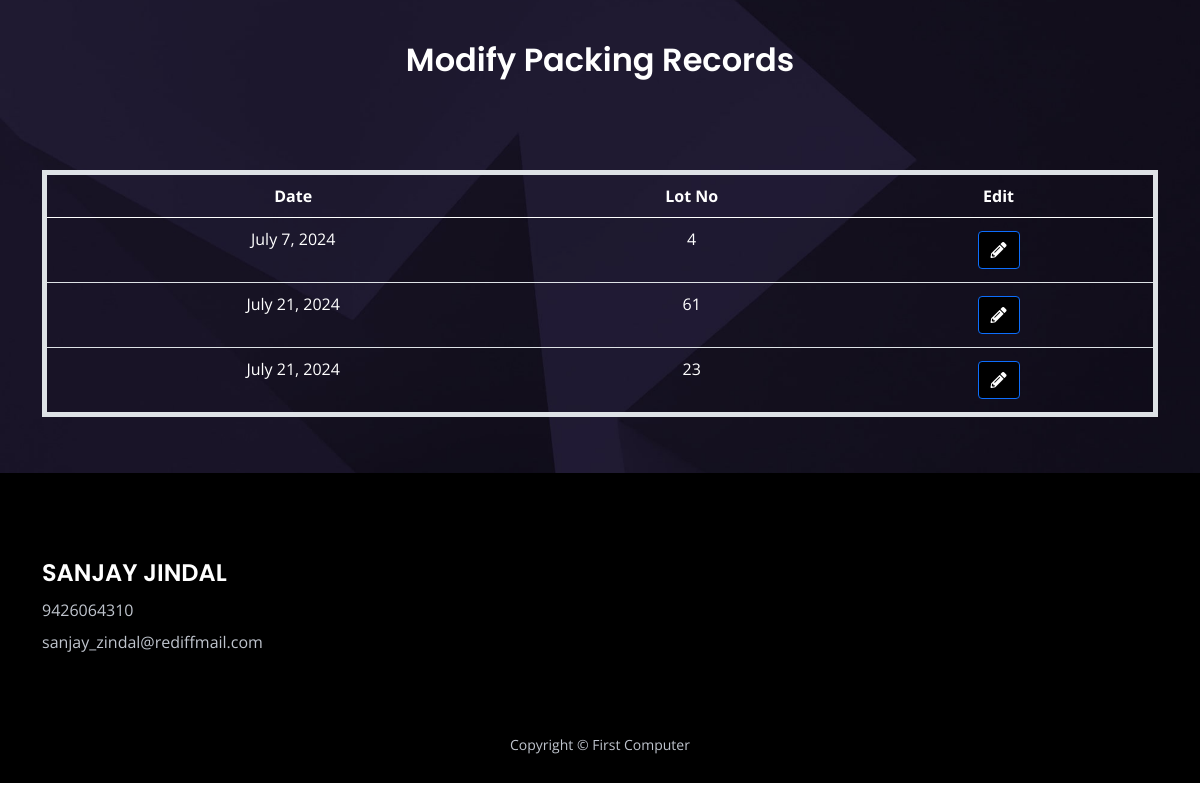
Screenshot of /modify_packing/ (signed in) with the database file from the repository.
### app/models.py (models this page shows, shortened)
class Packing(models.Model):
    user = models.ForeignKey(User, on_delete=models.CASCADE, null=True, default=None)
    date_packing = models.DateField(max_length=20, blank=True, null=True)
    lot_no = models.CharField(max_length=100)
    quality = models.ForeignKey('Quality', on_delete=models.CASCADE)
    point = models.ForeignKey('Point', on_delete=models.CASCADE)
    brand = models.ForeignKey('Brand', on_delete=models.CASCADE)
    lot_kgs = models.FloatField()
    total_weight = models.DecimalField(max_digits=10, decimal_places=2, default=0.00)

### app/modify.py (the view)
# urls.py: path('modify_packing/', modify.modify_packing, name='modify_packing'),
def modify_packing(request):
    if request.user.is_authenticated:
        user = request.user
        packings = Packing.objects.filter(user=user).order_by('date_packing')
        return render(request, 'modify/modify_packing.html', {'packings': packings})

### app/templates/modify/modify_packing.html (shortened to what this page needs)
{% load static %}
<!DOCTYPE html>
<html lang="en">
<head>
    <link href="{% static 'css/bootstrap.min.css' %}" rel="stylesheet">
    <link href="{% static 'css/fontawesome-all.min.css' %}" rel="stylesheet">
    <link href="{% static 'css/swiper.css' %}" rel="stylesheet">
    <link href="{% static 'css/styles.css' %}" rel="stylesheet">
</head>
<body>
    <div id="contact" class="form-1">
        <div class="container">
            <h2 class="h2-heading">Modify Packing Records</h2><br><br>
            <div class="table-responsive">
                <table class="table table-striped">
                    <thead>
                        <tr>
                            <th>Date</th>
                            <th>Lot No</th>
                            <th>Edit</th>
                        </tr>
                    </thead>
                    <tbody>
                        {% for packing in packings %}
                        <tr>
                            <td>{{ packing.date_packing }}</td>
                            <td>{{ packing.lot_no }}</td>
                            <td>
                                <a href="{% url 'edit_packing' packing.id %}" class="btn btn-primary">
                                    <i class="fas fa-pencil-alt"></i>
                                </a>
                            </td>
                        </tr>
                        {% endfor %}
                    </tbody>
                </table>
            </div>
        </div>
    </div>
    <div class="footer">
        <div class="container">
            <div class="row">
                <div class="col-lg-12">
                    <div class="footer-col second">
                        <h4 style="color:white"><br><br>SANJAY JINDAL</h4>
                        <ul class="list-unstyled li-space-lg p-big">
                            <li>9426064310</li>
                            <li>sanjay_zindal@rediffmail.com</li>
                        </ul>
                    </div>
                </div>
            </div>
        </div>
    </div>
    <div class="copyright">
        <div class="container">
            <div class="row">
                <div class="col-lg-12">
                    <p class="p-small">Copyright © First Computer</p>
                </div>
            </div>
        </div>
    </div>
</body>
</html>

### app/static/css/styles.css (style rules this page uses)
body, html { width: 100%; height: 100%; }
body, p { color: #53575a; font: 400 1rem/1.625rem "Open Sans", sans-serif; }
h2 { color: #2b2b4f; font-weight: 600; font-size: 2rem; line-height: 2.5rem; font-family: "Poppins" }
h4 { color: #2b2b4f; font-weight: 600; font-size: 1.5rem; line-height: 2rem; font-family: "Poppins" }
.p-small { font-size: 0.875rem; line-height: 1.5rem; }
.li-space-lg li { margin-bottom: 0.5rem; }
a { color: #53575a; text-decoration: underline; }
.form-1 { padding-top: 9.5rem; padding-bottom: 8.75rem; background: url('../images/contact-background.jpg') center center no-repeat; background-size: cover; text-align: center; }
.form-1 .h2-heading { margin-bottom: 1.125rem; color: #ffffff; }
.footer { padding-top: 6.5rem; padding-bottom: 2rem; background-color: #121015; }
.footer .footer-col { margin-bottom: 3rem; }
.footer p, .footer a, .footer ul { color: #bfc4cd; }
.footer .li-space-lg li { margin-bottom: 0.375rem; }
.copyright { padding-bottom: 1rem; background-color: #121015; text-align: center; }
.copyright p, .copyright a { color: #bfc4cd; text-decoration: none; }
@media (min-width: 992px) { .h2-heading { width: 35.25rem; margin-right: auto; margin-left: auto; } }
@media (min-width: 992px) { .footer .footer-col { margin-bottom: 2rem; } }
@media (min-width: 992px) { .footer .footer-col.second { display: inline-block; width: 320px; margin-right: 1.75rem; vertical-align: top; } }
@media (min-width: 1200px) { .container { max-width: 1140px; } }
@media (min-width: 1200px) { .footer .footer-col.second { margin-right: 6.5rem; } }

### app/templates/modify/modify_packing.html (style rules this page uses)
.form-1 { padding: 40px 0; }
.h2-heading { margin-bottom: 30px; }
.btn { margin: 5px; }
.footer { background-color: #000; color: white; padding: 20px 0; }
.footer-col { margin-bottom: 20px; }
.copyright { background-color: #000; color: white; padding: 10px 0; }
.table-responsive { margin-top: 20px; }
table { color: white; border: 5px solid white; }
th, td { color: white !important; }
.btn-primary { background-color: black; }

### rows the page displays
Packing: date_packing "July 7, 2024", lot_no "4"
Packing: date_packing "July 21, 2024", lot_no "61"
Packing: date_packing "July 21, 2024", lot_no "23"
